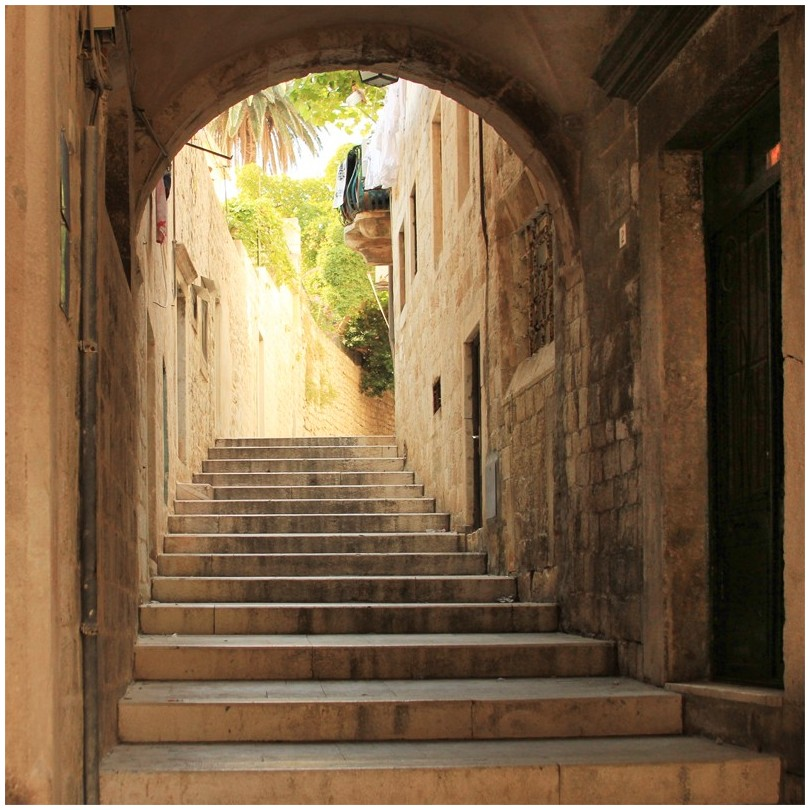
%> input picture ZMPS/isk2d/ul2.jpg, 810 x 810 px
$ octave HoughL.m   (GNU Octave 9; MATLAB toolbox functions it lacks are replaced by stand-ins)
%> lines starting %> are read from the running program, lines starting %| are printed output that depends on the picture; long printed decimals are rounded
close all; clear; clc;
%liniowa transformata Hough;

I = imread('ul2.jpg');
%> I is the input picture: size 810x810x3 uint8; mean R, G, B 122.6, 98, 70
I = rgb2gray(I);
%> I: size 810x810 uint8
[BW, th] = edge(I, 'canny', 0.1);
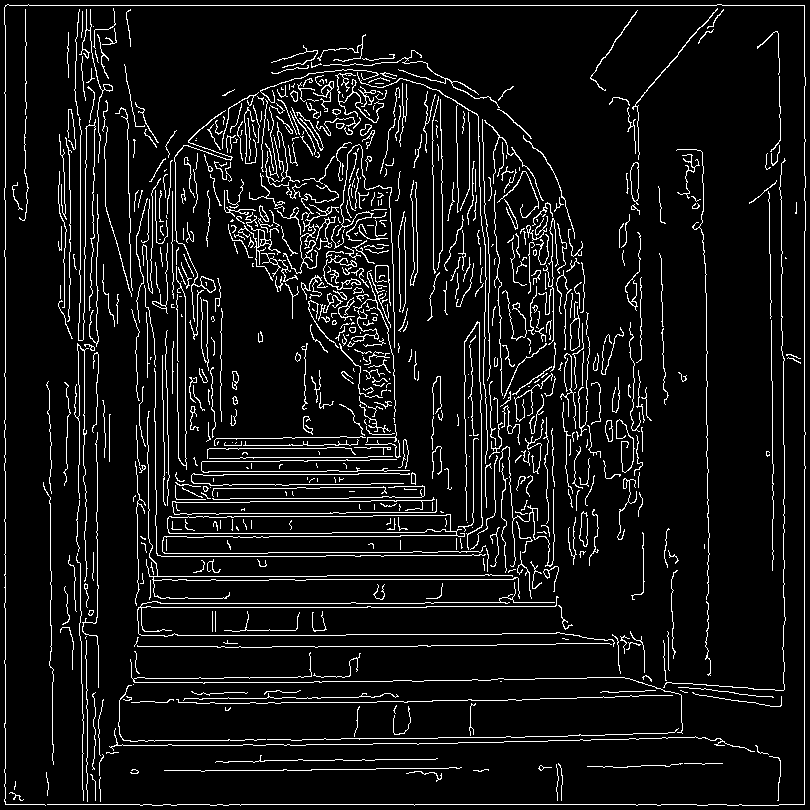
%> BW: size 810x810 logical; 7.8% white in thin lines or dots
%> th = [0.04 0.1]
disp(th);
%|    0.04   0.1
figure; imagesc(BW); colormap gray;

[H, theta, rho] = hough(BW);
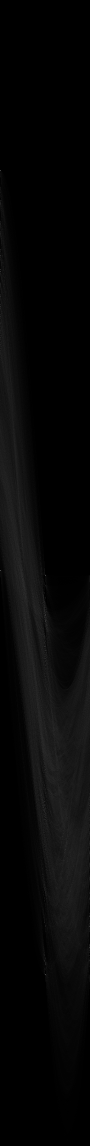
%> H: size 2291x180 double (shown at 1/2 size); min 0, max 792, mean 22.4; drawn with min black and max white
%> theta = 180 values from -90 to 89; rho = 2291 values from -1145 to 1145
figure; imagesc(H); colormap gray

figure; surf(H); shading interp;
%> after `shading interp`:
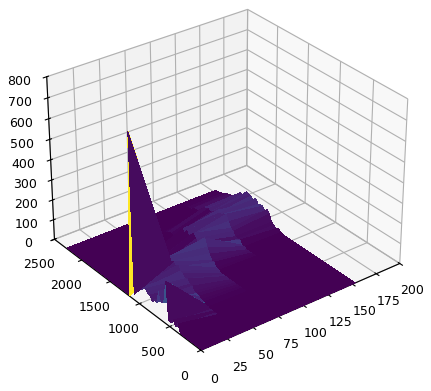
%> figure redrawn from the program's plot data

%znajdŸ lokalne maksima w macierzy akumulacji H

numpeaks = 20;
peaks = houghpeaks(H, numpeaks, 'Threshold', 0.2*max(H(:)));
%> peaks = 20 rows, first 12: [1141 1; 1950 91; 1151 91; 342 1; 539 1; 1896 180; 1243 91; 567 1; 1854 180; 500 1; 610 1; 1911 90]
lines = houghlines(BW, theta, rho, peaks);
%> lines = 49 lines; longest, point1 to point2 (x, y): (6, 6) to (805, 6), (6, 6) to (6, 805), (6, 805) to (742, 805), (805, 232) to (805, 805), (186, 247) to (186, 608), (191, 172) to (395, 377)

figure; imshow(I);
hold on;
max_len = 0;
for k = 1:length(lines)
   xy = [lines(k).point1; lines(k).point2];
   plot(xy(:,1),xy(:,2),'LineWidth',2,'Color','green');

   % Plot beginnings and ends of lines
   plot(xy(1,1),xy(1,2),'x','LineWidth',2,'Color','yellow');
   plot(xy(2,1),xy(2,2),'x','LineWidth',2,'Color','red');

   % Determine the endpoints of the longest line segment
   len = norm(lines(k).point1 - lines(k).point2);
   if ( len > max_len)
      max_len = len;
      xy_long = xy;
   end
end
%> this loop made 49 passes
%> (len, max_len, xy_long) on pass 1: (799, 799, [6 6; 805 6])
%> (xy, len) on passes 2 to 7: ([805 6; 805 201], 195), ([805 232; 805 805], 573), ([6 6; 6 805], 799), ([6 805; 742 805], 736), ([51 608; 98 608], 47), ([139 608; 427 608], 288)
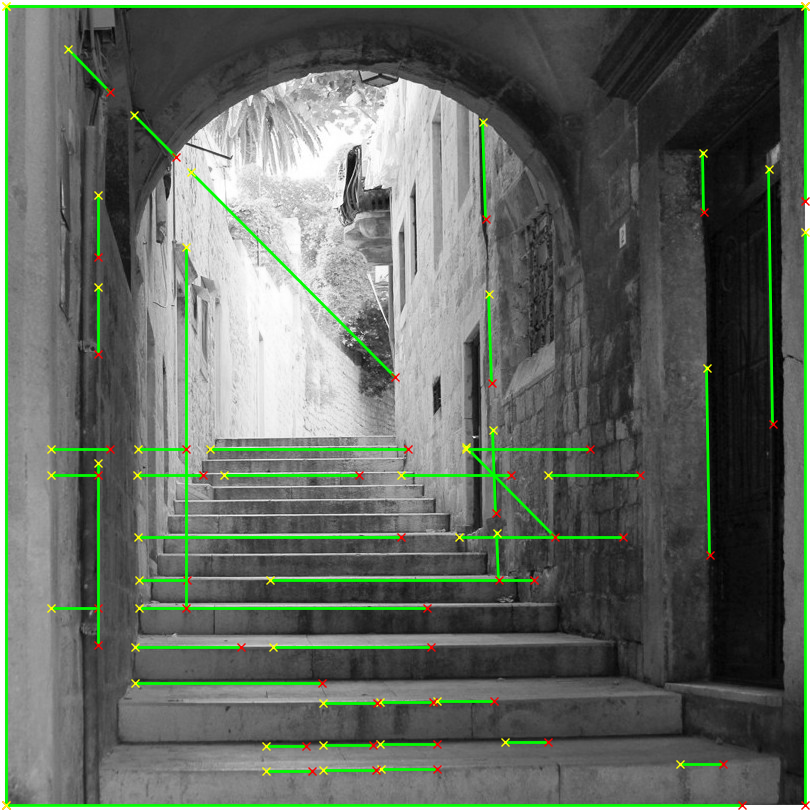
%> figure redrawn from the program's plot data
hold off;

%ko³owa transformata Hough'a

I = imread('cells.jpg');
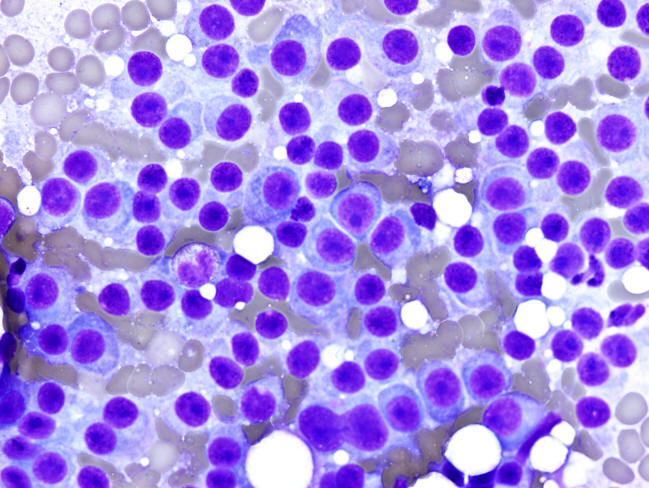
%> input picture ZMPS/isk2d/cells.jpg, 649 x 488 px
%> I is the input picture: size 488x649x3 uint8; mean R, G, B 166.5, 139.3, 231.3
I = rgb2gray(I);
%> I: size 488x649 uint8
radiousRange = [5, 50];

%z wykrywanuiem krawêdzi
BW = edge(I, 'canny');
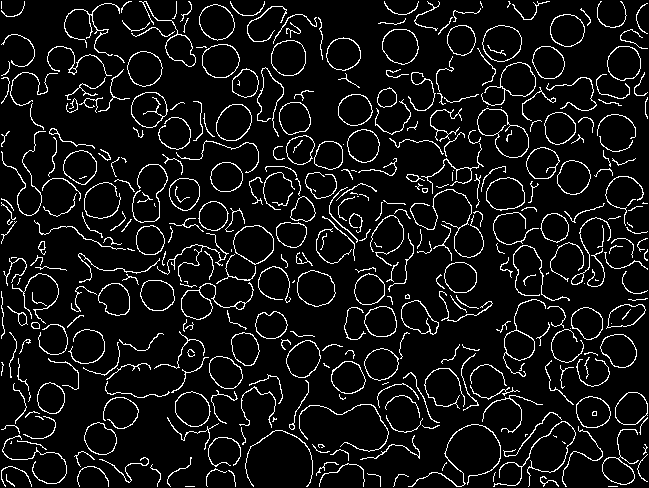
%> BW: size 488x649 logical; 8% white in thin lines or dots
[centers, radii] = imfindcircles(BW, radiousRange, 'ObjectPolarity', 'dark');
%> centers = 239 rows, first 12: [555.7 228.2; 364.1 146.5; 401.1 47.27; 567.8 30.62; 461.7 40.5; 213.7 216.5; 355.8 110.6; 150.5 240.7; 461.1 277.8; 343.9 54.59; 192.9 410.2; 145.5 69.5]; radii = 239 values, max 40.91 at index 236, min 5.03 at index 238, mean 11.47
figure; subplot(211); imshow(I); hold on;
viscircles(centers, radii, 'Color', [1 0 0]);

%bez wykrywania krawêdzi
[centers, radii] = imfindcircles(I, radiousRange, 'ObjectPolarity', 'bright');
%> centers = 54 rows, first 12: [208.6 291.6; 341.5 458.1; 475.2 450.6; 29.76 202.5; 415.4 315.4; 549 455.4; 254.7 244.9; 564 435.2; 464.7 175.3; 535.1 238.2; 475.3 137; 387.5 98.42]; radii = 54 values, max 33.33 at index 18, min 5.33 at index 47, mean 11.12
subplot(212); imshow(I); hold on;
viscircles(centers, radii, 'Color', [1 0 0]);
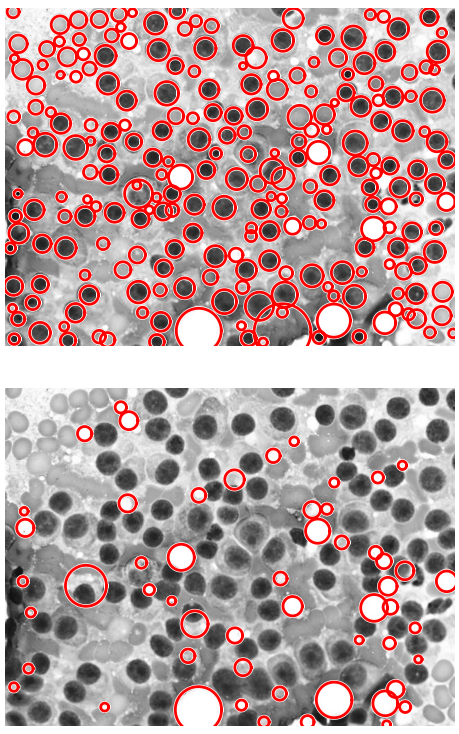
%> figure redrawn from the program's plot data, 2 panels

%najlepsza funkcj¹ do tej pory jest "CircuarHough_Grd.m"
